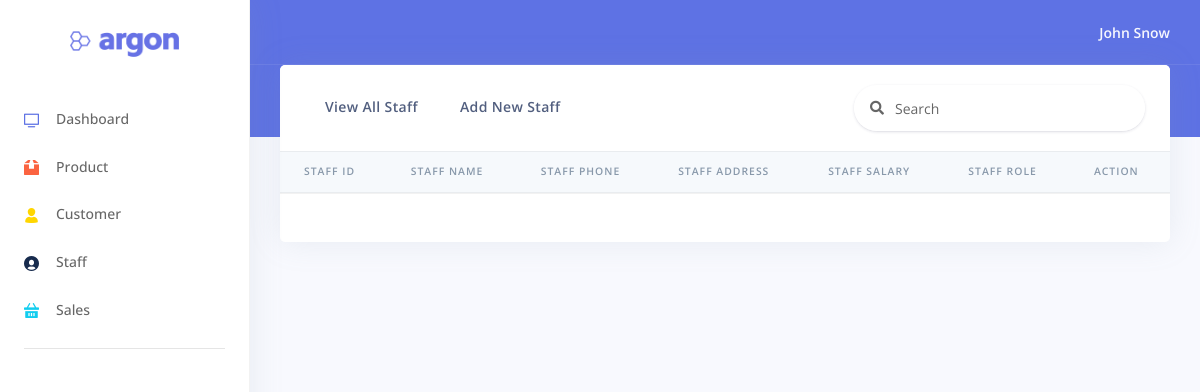
Before: /views/staff/staff.php?page=1 with the older database file.
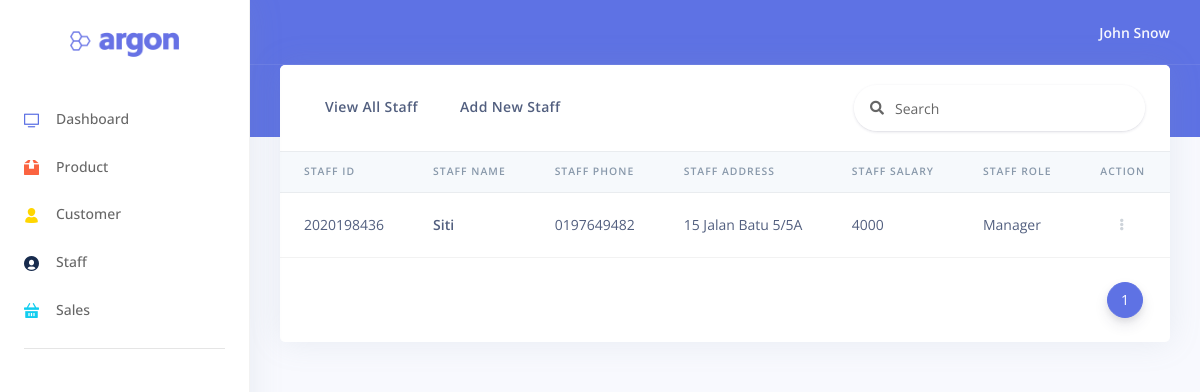
After: the same page with the newer database file.
### tables this page shows
CREATE TABLE `staff` (
  `staffid` varchar(10) NOT NULL,
  `staffname` varchar(50) NOT NULL,
  `staffphone` int(11) NOT NULL,
  `staffadd` varchar(50) NOT NULL,
  `staffsalary` double NOT NULL,
  `staffrole` varchar(20) NOT NULL
);

### views/staff/staff.php (the view, shortened to what the changed rows need)
<!DOCTYPE html>
<html>
    <body>
        <?php
            $conn = openCon();
            if(isset($_GET["page"]) == true) {
                $page = $_GET["page"];
            } else {
                $page = 0;
            }
            if($page=="" | $page == "1") {
                $page1 = 0;
            } else {
                $page1 = ($page*5)-5;
            }
            if(isset($_GET["delete"]) == true) {
                $prodid = $_GET["delete"];
                $delete="delete from product where prodid=$prodid";
                $conn->query($delete);
                $sql = "SELECT * FROM product LIMIT $page1,5";
                $result = $conn->query($sql);
            }
            else {
                $sql = "SELECT * FROM STAFF LIMIT $page1,5";
                $result = $conn->query($sql);
            }
            if($result->num_rows > 0) {
                while($prod = $result->fetch_assoc()) {
                    $val[] = $prod;
                }
            } else {
                    $val = [];
            }
        ?>
        <div class="main-content" id="panel">
            <div class="container-fluid mt--6">
                <div class="row">
                    <div class="col">
                        <div class="card">
                        <div class="card-header border-0">
                                <div class="row">
                                </div>
                            </div>
                            <div class="table-responsive">
                                <table class="table align-items-center table-flush">
                                    <thead class="thead-light">
                                        <tr>
                                            <th scope="col" class="sort" data-sort="name">Staff ID</th>
                                            <th scope="col" class="sort" data-sort="name">Staff Name</th>
                                            <th scope="col" class="sort" data-sort="name">Staff Phone</th>
                                            <th scope="col" class="sort" data-sort="name">Staff Address</th>
                                            <th scope="col" class="sort" data-sort="name">Staff Salary</th>
                                            <th scope="col" class="sort" data-sort="name">Staff Role</th>
                                            <th scope="col" class="sort" data-sort="name">Action</th>
                                        </tr>
                                    </thead>
                                    <tbody class="list">
                                        <?php foreach($val as $row):?>
                                        <tr>
                                            <td scope="row">
                                            <div class="media align-items-center">
                                                <div class="media-body">
                                                <span class="name mb-0 text-sm"><?php echo $row['staffid']; ?></span>
                                                </div>
                                            </div>
                                            </td>
                                            <th scope="row">
                                            <div class="media align-items-center">
                                                <div class="media-body">
                                                <span class="name mb-0 text-sm"><?php echo $row['staffname']; ?></span>
                                                </div>
                                            </div>
                                            </th>
                                            <td scope="row">
                                            <div class="media align-items-center">
                                                <div class="media-body">
                                                <span class="name mb-0 text-sm">0<?php echo $row['staffphone']; ?></span>
                                                </div>
                                            </div>
                                            </td>
                                            <td scope="row">
                                            <div class="media align-items-center">
                                                <div class="media-body">
                                                <span class="name mb-0 text-sm"><?php echo $row['staffadd']; ?></span>
                                                </div>
                                            </div>
                                            </td>
                                            <td scope="row">
                                            <div class="media align-items-center">
                                                <div class="media-body">
                                                <span class="name mb-0 text-sm"><?php echo $row['staffsalary']; ?></span>
                                                </div>
                                            </div>
                                            </td>
                                            <td scope="row">
                                            <div class="media align-items-center">
                                                <div class="media-body">
                                                <span class="name mb-0 text-sm"><?php echo $row['staffrole']; ?></span>
                                                </div>
                                            </div>
                                            </td>
                                            <td class="text-right">
                                            <div class="dropdown">
                                                <a class="btn btn-sm btn-icon-only text-light" href="#" role="button" data-toggle="dropdown" aria-haspopup="true" aria-expanded="false">
                                                <i class="fas fa-ellipsis-v"></i>
                                                </a>
                                            </div>
                                            </td>
                                        </tr>
                                        <?php endforeach;?>
                                    </tbody>
                                </table>
                            </div>
                            <div class="card-footer py-4">
                                <nav aria-label="...">
                                    <ul class="pagination justify-content-end mb-0">
                                        <?php
                                            if(isset($_GET["search"]) == true) {
                                                $sql2="SELECT count(*) FROM STAFF WHERE
                                                (staffid like '%$searching%'
                                                or staffname like '%$searching%'
                                                or staffphone like '%$searching%'
                                                or staffadd like'%$searching%'
                                                or staffsalary like '%$searching%'
                                                or staffrole like '%$searching%')";
                                            } else {
                                                $sql2 = "SELECT count(*) FROM STAFF";
                                            }
                                            $result = $conn->query($sql2);
                                            $pagination = $result->fetch_row();
                                            $count = ceil($pagination[0]/5);
                                            for($pageno=1; $pageno<=$count; $pageno++) {
                                        ?>
                                        <li class="page-item <?php if($_GET["page"] == null) $_GET["page"] = 1; if($_GET["page"] == $pageno) echo "active";?>">
                                            <a class="page-link" href="staff.php?page=<?=$pageno;?>"><?=$pageno;?></a>
                                        </li>
                                        <?php } CloseCon($conn); ?>
                                    </ul>
                                </nav>
                            </div>
                        </div>
                    </div>
                </div>
            </div>
        </div>
    </body>
</html>

Changed rows visible on the page:
added staff: staffid "2020198436", staffname "Siti", staffphone "197649482", staffadd "15 Jalan Batu 5/5A", staffsalary "4000", staffrole "Manager"
Other visible differences:
new list line: "1"
